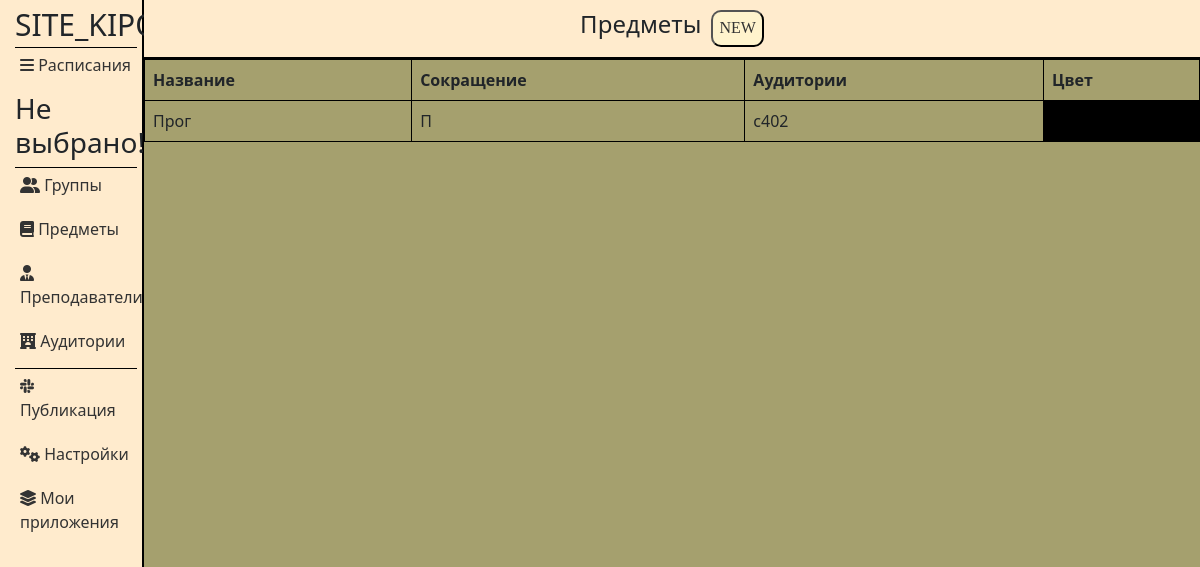
Page /applications/13/subjects/ on the earlier database version.
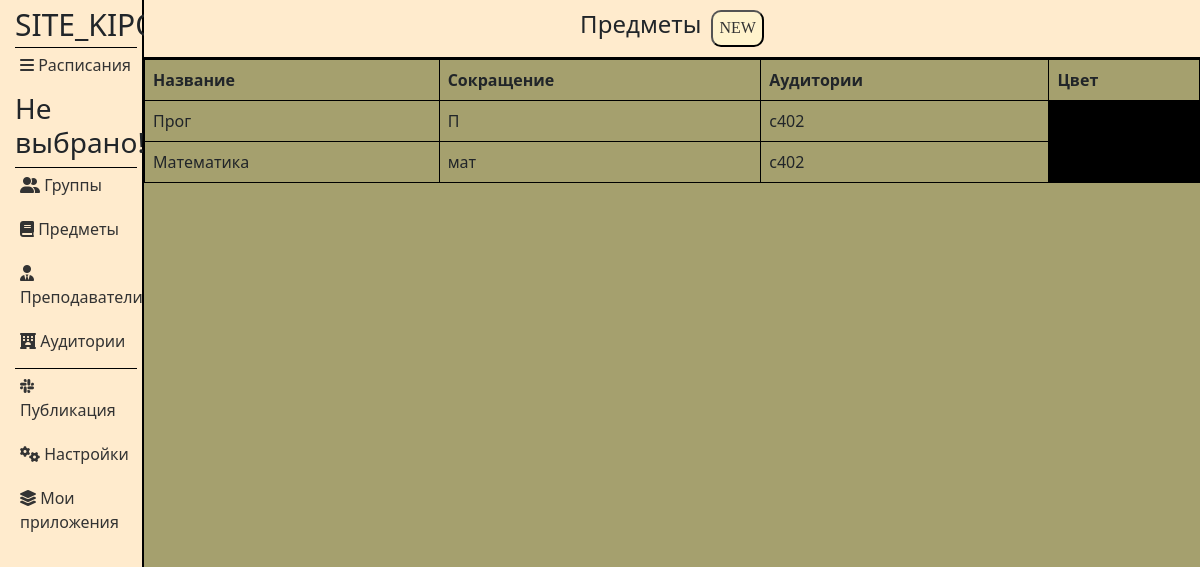
Same page on the later database version.
### applications/models.py (models this page shows, shortened)
class Subjects(models.Model):
    title = models.CharField('Название', max_length=50)
    abbreviation = models.CharField('Сокращение', max_length=50)
    cabinets = models.CharField('Аудитории', max_length=50)
    color = models.CharField('Цвет', max_length=50)
    application_id = models.ForeignKey(Applications, on_delete=models.CASCADE, related_name='Subjects')
    class Meta:
        verbose_name = 'Предмет'
        verbose_name_plural = 'Предметы'

### applications/views.py (the view)
def subjects(request, app_id):
    return handle_form(request, app_id, Subjects, SubjectsForm, 'applications/subjects.html')

### applications/models.py (called while the page is built)
    def __str__(self):
        return self.title

### applications/views.py (called while the page is built)
def find_week_title(request):
    week_title = None
    if request.COOKIES.get('selectedElementId'):
        sched_id = request.COOKIES.get('selectedElementId')
        sched_instance = Schedules.objects.get(id=sched_id)
        week_title = sched_instance.title
    else:
        week_title = 'Не выбрано!'
    return week_title

### applications/templates/applications/subjects.html (shortened to what this page needs)
{% extends 'applications/layout.html' %}
{% load static %}
{% block content %}
<div class="features">
    <header>
        <h1>Предметы</h1>
        <button class="popup-btn" id="open_pop_up">NEW</button>
    </header>
    <table class="table">
    <thead>
        <tr>
            <th>Название</th>
            <th>Сокращение</th>
            <th>Аудитории</th>
            <th>Цвет</th>
        </tr>
    </thead>
    <tbody>
        {% for el in groups %}
        <tr>
            <td>{{ el.title }}</td>
            <td>{{ el.abbreviation }}</td>
            <td>{{ el.cabinets }}</td>
            <td style="background-color:{{ el.color }}"></td>
        </tr>
        {% endfor %}
    </tbody>
</table>
</div>
{% endblock %}

### applications/templates/applications/layout.html (shortened to what this page needs)
<!doctype html>
{% load static %}
<html lang="ru">
<head>
    <link rel="stylesheet" href="https://cdn.jsdelivr.net/npm/bootstrap@5.2.3/dist/css/bootstrap.min.css">
    <link rel="stylesheet" href="https://cdnjs.cloudflare.com/ajax/libs/font-awesome/6.0.0-beta3/css/all.min.css">
    <link rel="stylesheet" href="https://use.fontawesome.com/releases/v5.8.2/css/all.css">
    <link rel="stylesheet" href="{% static 'applications/css/main.css' %}">
</head>
<body>
<aside class="sidebar">
    <span class="logo">SITE_KIPO</span>
    <ul class="nav">
        <li><a id="sched_link" href="/applications/{{ app_id }}/schedules"><i class="fa-solid fa-bars"></i> Расписания</a></li>
        <h3>{{ title }}</h3>
    </ul>
    <ul class="nav">
        <li><a href="/applications/{{ app_id }}/groups"><i class="fa-solid fa-user-group"></i> Группы</a></li>
        <li><a href="/applications/{{ app_id }}/subjects"><i class="fa-solid fa-book"></i> Предметы</a></li>
        <li><a href="/applications/{{ app_id }}/teachers"><i class="fa-solid fa-user-tie"></i> Преподаватели</a></li>
        <li><a href="/applications/{{ app_id }}/cabinets"><i class="fa-solid fa-hotel"></i> Аудитории</a></li>
    </ul>
    <ul class="nav">
        <li><a href="/applications/{{ app_id }}/publication"><i class="fa-brands fa-slack"></i> Публикация</a></li>
        <li><a href="/applications/{{ app_id }}/settings"><i class="fa-solid fa-gears"></i> Настройки</a></li>
        <li><a href="{% url 'home' %}"><i class="fa-solid fa-layer-group"></i> Мои приложения</a></li>
    </ul>
</aside>
{% block content %}
{% endblock %}
</body>
</html>

### applications/static/applications/css/main.css (style rules this page uses)
:root { --main-background: #a5a06e; --second-background: blanchedalmond; --border: black; --text: #333; --popup-background: rgba(0,0,0,0.8); --white: #fff3cd; --output-background-color: transparent; --table-border-color: black; }
header { display: flex; justify-content: center; background-color: var(--second-background); padding: 10px 0px 10px 0px; border-bottom: 2px solid var(--border); }
body { display: flex; background-color: var(--main-background); }
.features { width: 100%; }
h1 { font-size: 1.5rem; }
.sidebar { float: left; width: 12%; background-color: var(--second-background); padding: 2px 5px 0px 15px; height: 100vh; border-right: 2px solid var(--border); position: initial; }
.nav { border-top: 1px solid var(--border); list-style-type: none; padding: 0; margin: 0; }
.nav li { margin-bottom: 10px; }
.nav li a { display: block; text-decoration: none; color: var(--text); padding: 5px; border-radius: 5px; }
ul.nav { display: block; }
aside .logo { font-size: 30px; font-weight: bolt; }
.popup-btn { text-align: center; font-family: Monserrat; background-color: #fff3cd; border-radius: 10px; border-color: var(--border); text-decoration: none; font-weight: 500; color: var(--text); }
button#open_pop_up { margin-left: 10px; }
.table>:not(caption)>*>* { padding: 0.5rem 0.5rem; background-color: var(--bs-table-bg); border: 1px solid black; box-shadow: inset 0 0 0 9999px var(--bs-table-accent-bg); }
table.table { width: 100%; margin: auto; }

Differences in the rows shown:
added Subjects: title "Математика", abbreviation "мат", cabinets "с402"
